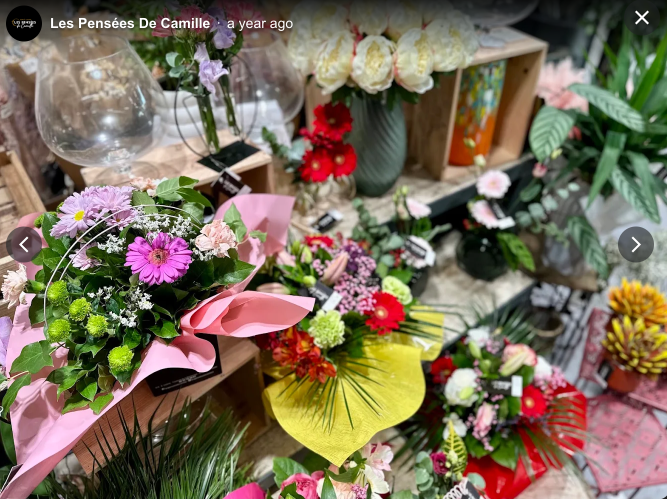
#> input picture images/originals/bouquet.png, 1334 x 998 px, found by its file name (shown at 1/2 size)
$ python prepare-images.py
#> lines starting #> are read from the running program, lines starting #| are printed output that depends on the picture
"""Crops (viewer UI removed), web exports, logo variants, hero layer exports."""
import cv2, numpy as np, json
from PIL import Image
from pathlib import Path
O=Path('images/originals'); S=Path('site/assets/images'); B=Path('site/assets/brand'); Hh=S/'hero'
def save(im,name,widths,q=80):
    for w in widths:
        if w>im.width: w=im.width
        r=im.resize((w,round(im.height*w/im.width)),Image.LANCZOS)
        r.save(S/f'{name}-{w}.webp',quality=q,method=6)
        print(name,r.size)
crops={
 'bouquet':('bouquet.png',(95,112,1225,998),[1130,720]),
 'vitrine':('vitrine-fleurs.png',(86,102,1226,986),[1140,720]),
 'rencontre':('rencontre.png',(0,34,1284,1692),[1284,760]),
 'boutique':('boutique.png',(0,34,1288,1692),[1288,760]),
 'composition':('rencontre.png',(60,880,720,1560),[660]),
 'plantes':('boutique.png',(0,690,1288,1692),[1288,760]),
 'tiges':('vitrine-fleurs.png',(240,330,1010,860),[770]),
 'enseigne':('boutique.png',(140,34,1240,290),[1100]),
}
for n,(f,box,ws) in crops.items():
    save(Image.open(O/f).convert('RGB').crop(box),n,ws)
#> the loop in save, `for w in widths:` made 2 passes
#| bouquet (1130, 886)
#| bouquet (720, 565)
#> pass 1, in save, `r=im.resize((w,round(im.height*w/im.width)),Image.LANCZOS)`:
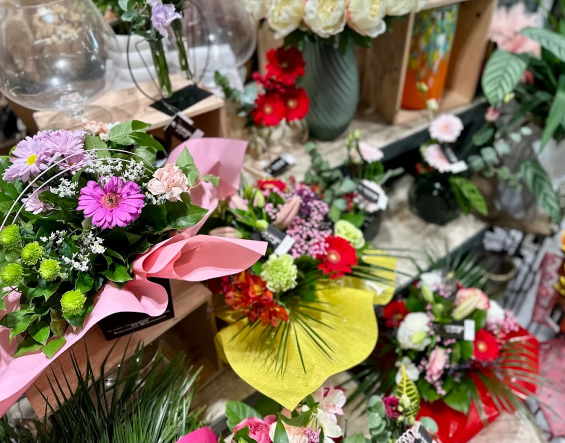
#> r: PIL image 1130x886 RGB (shown at 1/2 size); mean R, G, B 126.4, 110.5, 88.7
#> pass 2, in save, `r=im.resize((w,round(im.height*w/im.width)),Image.LANCZOS)`:
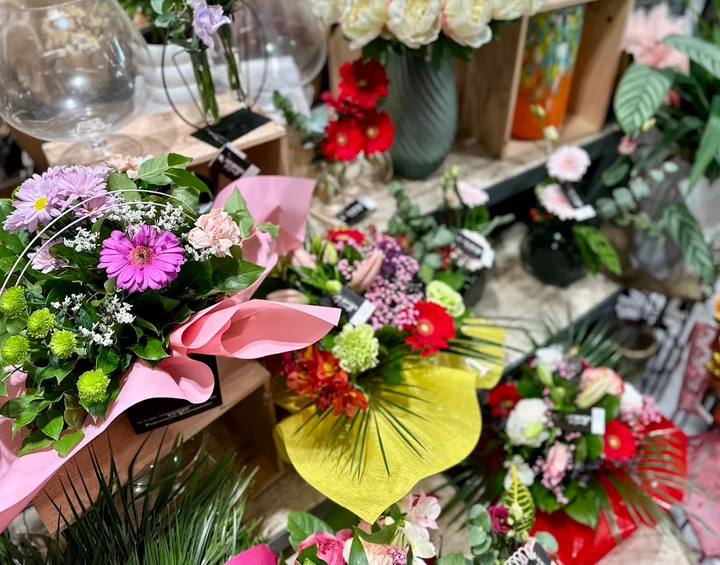
#> r: PIL image 720x565 RGB; mean R, G, B 126.4, 110.5, 88.8
#> pass 2 of the loop `for n,(f,box,ws) in crops.items():`:
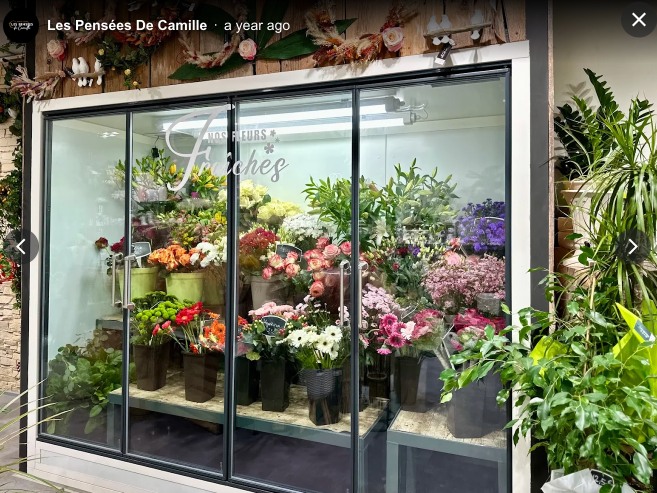
#> input picture images/originals/vitrine-fleurs.png, 1314 x 986 px, found by its file name (shown at 1/2 size)
#> the loop in save (call 2), `for w in widths:` made 2 passes
#> (printed output is left out)
#> pass 1, in save (call 2), `r=im.resize((w,round(im.height*w/im.width)),Image.LANCZOS)`:
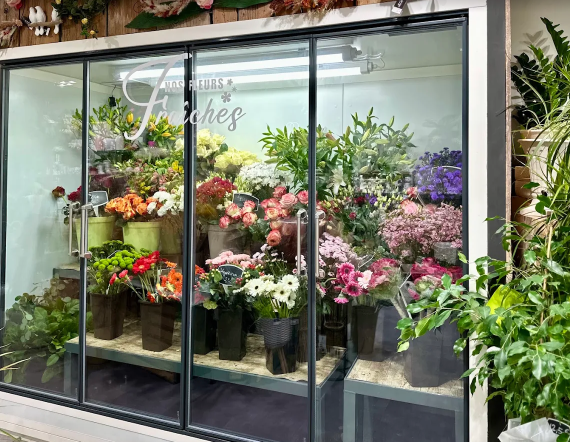
#> r: PIL image 1140x884 RGB (shown at 1/2 size); mean R, G, B 120.6, 123.5, 104.9
#> pass 2, in save (call 2), `r=im.resize((w,round(im.height*w/im.width)),Image.LANCZOS)`:
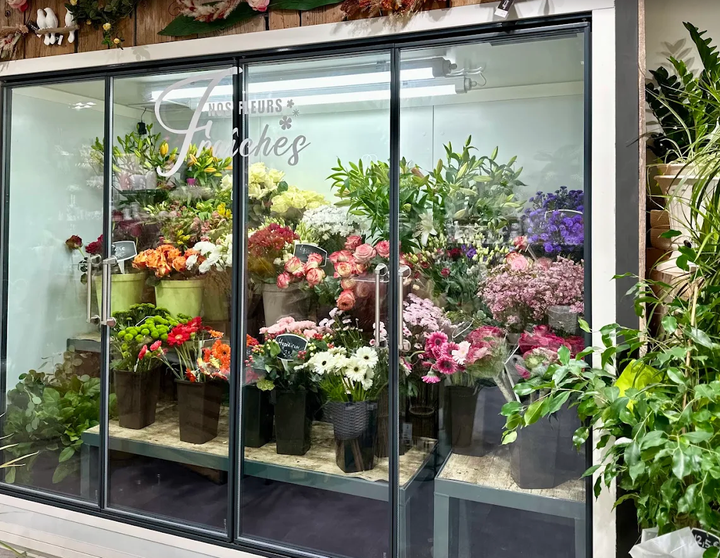
#> r: PIL image 720x558 RGB; mean R, G, B 120.6, 123.5, 105
#> pass 3 of the loop `for n,(f,box,ws) in crops.items():`:
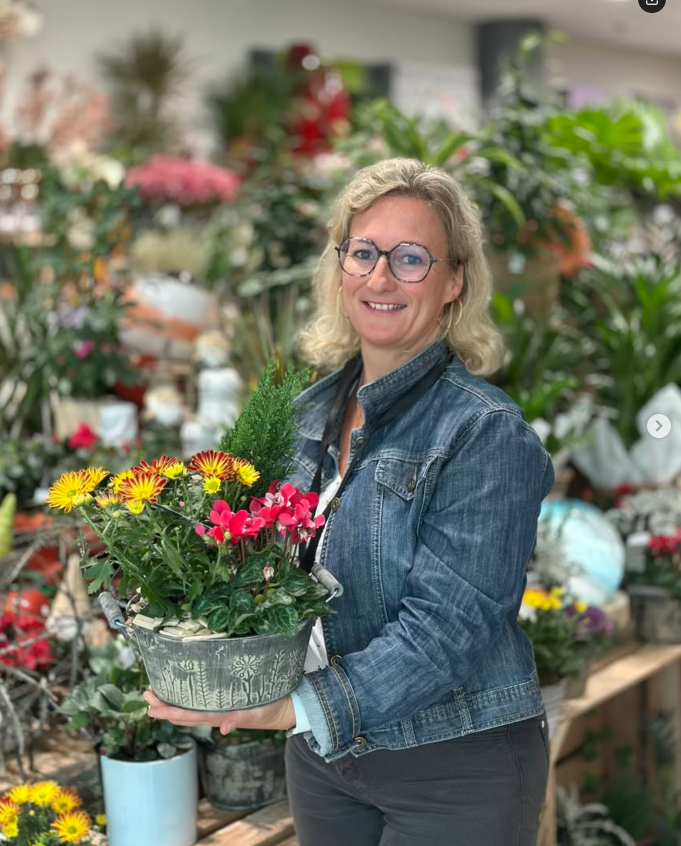
#> input picture images/originals/rencontre.png, 1362 x 1692 px, found by its file name (shown at 1/2 size)
#> the loop in save (call 3), `for w in widths:` made 2 passes
#> (printed output is left out)
#> pass 1, in save (call 3), `r=im.resize((w,round(im.height*w/im.width)),Image.LANCZOS)`:
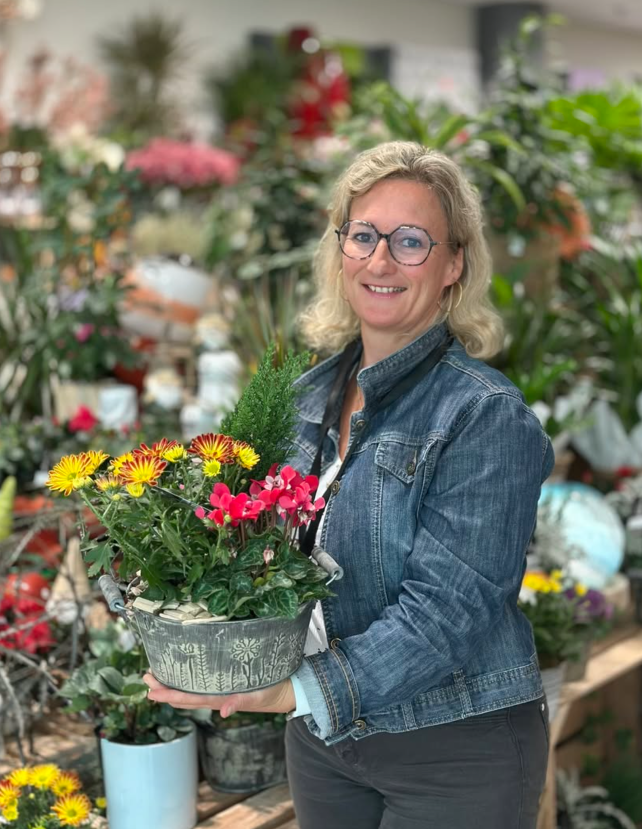
#> r: PIL image 1284x1658 RGB (shown at 1/2 size); mean R, G, B 111.3, 112.5, 96.1
#> pass 2, in save (call 3), `r=im.resize((w,round(im.height*w/im.width)),Image.LANCZOS)`:
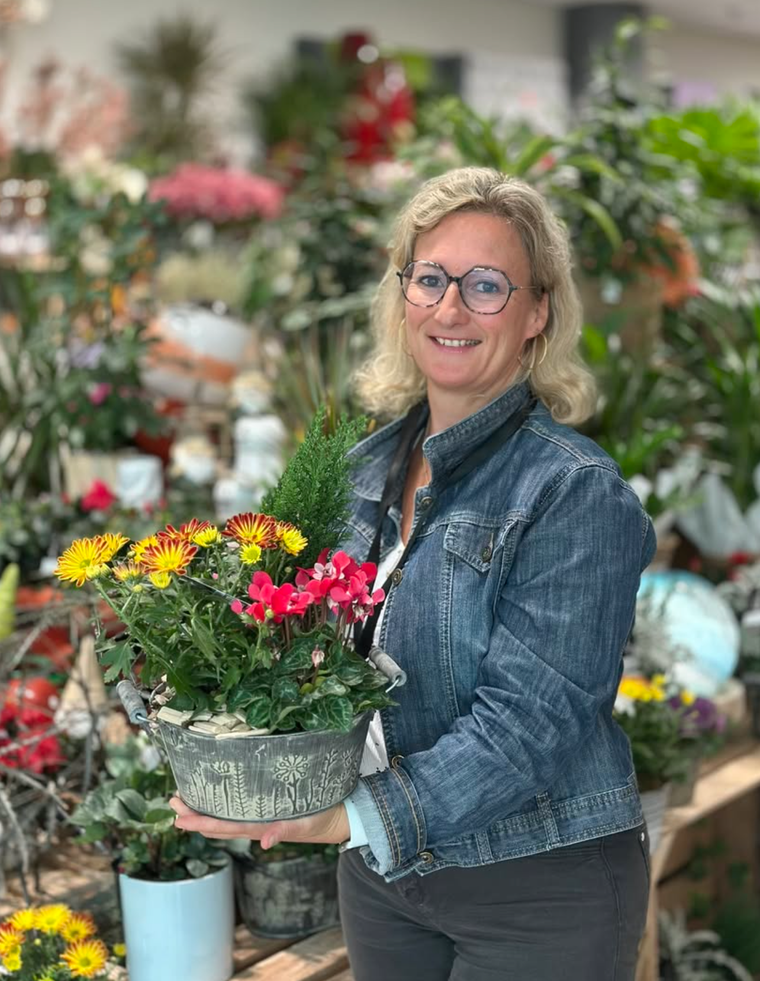
#> r: PIL image 760x981 RGB; mean R, G, B 111.3, 112.5, 96.2
#> (the run stopped early here; a loop or call above may not have finished)
